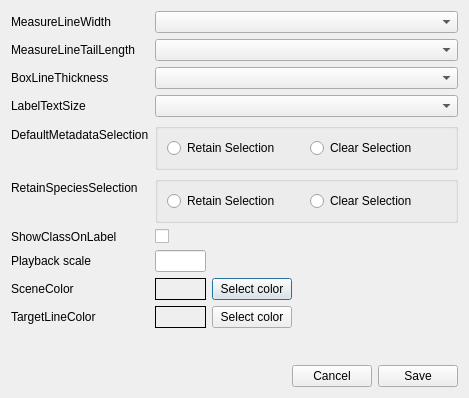
<?xml version="1.0" encoding="UTF-8"?>
<ui version="4.0">
 <class>guiSettingDlg</class>
 <widget class="QDialog" name="guiSettingDlg">
  <property name="geometry">
   <rect>
    <x>0</x>
    <y>0</y>
    <width>469</width>
    <height>398</height>
   </rect>
  </property>
  <property name="windowTitle">
   <string>GUI Settings</string>
  </property>
  <layout class="QVBoxLayout" name="verticalLayout">
   <item>
    <layout class="QFormLayout" name="formLayout">
     <item row="0" column="0">
      <widget class="QLabel" name="label_21">
       <property name="text">
        <string>MeasureLineWidth</string>
       </property>
      </widget>
     </item>
     <item row="0" column="1">
      <widget class="QComboBox" name="measureLineWidthBox"/>
     </item>
     <item row="1" column="0">
      <widget class="QLabel" name="label_22">
       <property name="text">
        <string>MeasureLineTailLength</string>
       </property>
      </widget>
     </item>
     <item row="1" column="1">
      <widget class="QComboBox" name="measureLineTailLengthBox"/>
     </item>
     <item row="2" column="0">
      <widget class="QLabel" name="label_25">
       <property name="text">
        <string>BoxLineThickness</string>
       </property>
      </widget>
     </item>
     <item row="2" column="1">
      <widget class="QComboBox" name="boxLineThicknessBox"/>
     </item>
     <item row="3" column="0">
      <widget class="QLabel" name="label_26">
       <property name="text">
        <string>LabelTextSize</string>
       </property>
      </widget>
     </item>
     <item row="3" column="1">
      <widget class="QComboBox" name="labelTextSizeBox"/>
     </item>
     <item row="4" column="0">
      <widget class="QLabel" name="label">
       <property name="text">
        <string>DefaultMetadataSelection</string>
       </property>
      </widget>
     </item>
     <item row="4" column="1">
      <widget class="QGroupBox" name="groupBox">
       <property name="title">
        <string/>
       </property>
       <layout class="QHBoxLayout" name="horizontalLayout_2">
        <item>
         <widget class="QRadioButton" name="metaSelRetainRadio">
          <property name="text">
           <string>Retain Selection</string>
          </property>
         </widget>
        </item>
        <item>
         <widget class="QRadioButton" name="metaSelClearRadio">
          <property name="text">
           <string>Clear Selection</string>
          </property>
         </widget>
        </item>
       </layout>
      </widget>
     </item>
     <item row="5" column="0">
      <widget class="QLabel" name="label_3">
       <property name="text">
        <string>RetainSpeciesSelection</string>
       </property>
      </widget>
     </item>
     <item row="5" column="1">
      <widget class="QGroupBox" name="groupBox_2">
       <property name="title">
        <string/>
       </property>
       <layout class="QHBoxLayout" name="horizontalLayout_3">
        <item>
         <widget class="QRadioButton" name="spcSelRetainRadio">
          <property name="text">
           <string>Retain Selection</string>
          </property>
         </widget>
        </item>
        <item>
         <widget class="QRadioButton" name="spcSelClearRadio">
          <property name="text">
           <string>Clear Selection</string>
          </property>
         </widget>
        </item>
       </layout>
      </widget>
     </item>
     <item row="6" column="0">
      <widget class="QLabel" name="label_2">
       <property name="text">
        <string>ShowClassOnLabel</string>
       </property>
      </widget>
     </item>
     <item row="6" column="1">
      <widget class="QCheckBox" name="classLabelCheckBox">
       <property name="text">
        <string/>
       </property>
      </widget>
     </item>
     <item row="8" column="0">
      <widget class="QLabel" name="label_24">
       <property name="text">
        <string>SceneColor</string>
       </property>
      </widget>
     </item>
     <item row="8" column="1">
      <layout class="QHBoxLayout" name="horizontalLayout_15">
       <item>
        <widget class="QLabel" name="sceneColorLabel">
         <property name="minimumSize">
          <size>
           <width>51</width>
           <height>0</height>
          </size>
         </property>
         <property name="frameShape">
          <enum>QFrame::Box</enum>
         </property>
         <property name="text">
          <string/>
         </property>
        </widget>
       </item>
       <item>
        <widget class="QPushButton" name="sceneColorBtn">
         <property name="text">
          <string>Select color</string>
         </property>
        </widget>
       </item>
       <item>
        <spacer name="horizontalSpacer_7">
         <property name="orientation">
          <enum>Qt::Horizontal</enum>
         </property>
         <property name="sizeHint" stdset="0">
          <size>
           <width>40</width>
           <height>20</height>
          </size>
         </property>
        </spacer>
       </item>
      </layout>
     </item>
     <item row="9" column="0">
      <widget class="QLabel" name="label_23">
       <property name="text">
        <string>TargetLineColor</string>
       </property>
      </widget>
     </item>
     <item row="9" column="1">
      <layout class="QHBoxLayout" name="horizontalLayout_14">
       <item>
        <widget class="QLabel" name="targetColorLabel">
         <property name="minimumSize">
          <size>
           <width>51</width>
           <height>0</height>
          </size>
         </property>
         <property name="frameShape">
          <enum>QFrame::Box</enum>
         </property>
         <property name="text">
          <string/>
         </property>
        </widget>
       </item>
       <item>
        <widget class="QPushButton" name="targetLineColorBtn">
         <property name="text">
          <string>Select color</string>
         </property>
        </widget>
       </item>
       <item>
        <spacer name="horizontalSpacer_6">
         <property name="orientation">
          <enum>Qt::Horizontal</enum>
         </property>
         <property name="sizeHint" stdset="0">
          <size>
           <width>40</width>
           <height>20</height>
          </size>
         </property>
        </spacer>
       </item>
      </layout>
     </item>
     <item row="7" column="0">
      <widget class="QLabel" name="label_4">
       <property name="text">
        <string>Playback scale</string>
       </property>
      </widget>
     </item>
     <item row="7" column="1">
      <layout class="QHBoxLayout" name="horizontalLayout_4">
       <item>
        <widget class="QLineEdit" name="speedAdjLabel">
         <property name="maximumSize">
          <size>
           <width>51</width>
           <height>16777215</height>
          </size>
         </property>
        </widget>
       </item>
       <item>
        <spacer name="horizontalSpacer_2">
         <property name="orientation">
          <enum>Qt::Horizontal</enum>
         </property>
         <property name="sizeHint" stdset="0">
          <size>
           <width>40</width>
           <height>20</height>
          </size>
         </property>
        </spacer>
       </item>
      </layout>
     </item>
    </layout>
   </item>
   <item>
    <layout class="QHBoxLayout" name="horizontalLayout">
     <item>
      <spacer name="horizontalSpacer">
       <property name="orientation">
        <enum>Qt::Horizontal</enum>
       </property>
       <property name="sizeHint" stdset="0">
        <size>
         <width>40</width>
         <height>20</height>
        </size>
       </property>
      </spacer>
     </item>
     <item>
      <widget class="QPushButton" name="cancelBtn">
       <property name="text">
        <string>Cancel</string>
       </property>
      </widget>
     </item>
     <item>
      <widget class="QPushButton" name="saveBtn">
       <property name="text">
        <string>Save</string>
       </property>
      </widget>
     </item>
    </layout>
   </item>
  </layout>
 </widget>
 <resources/>
 <connections/>
</ui>
